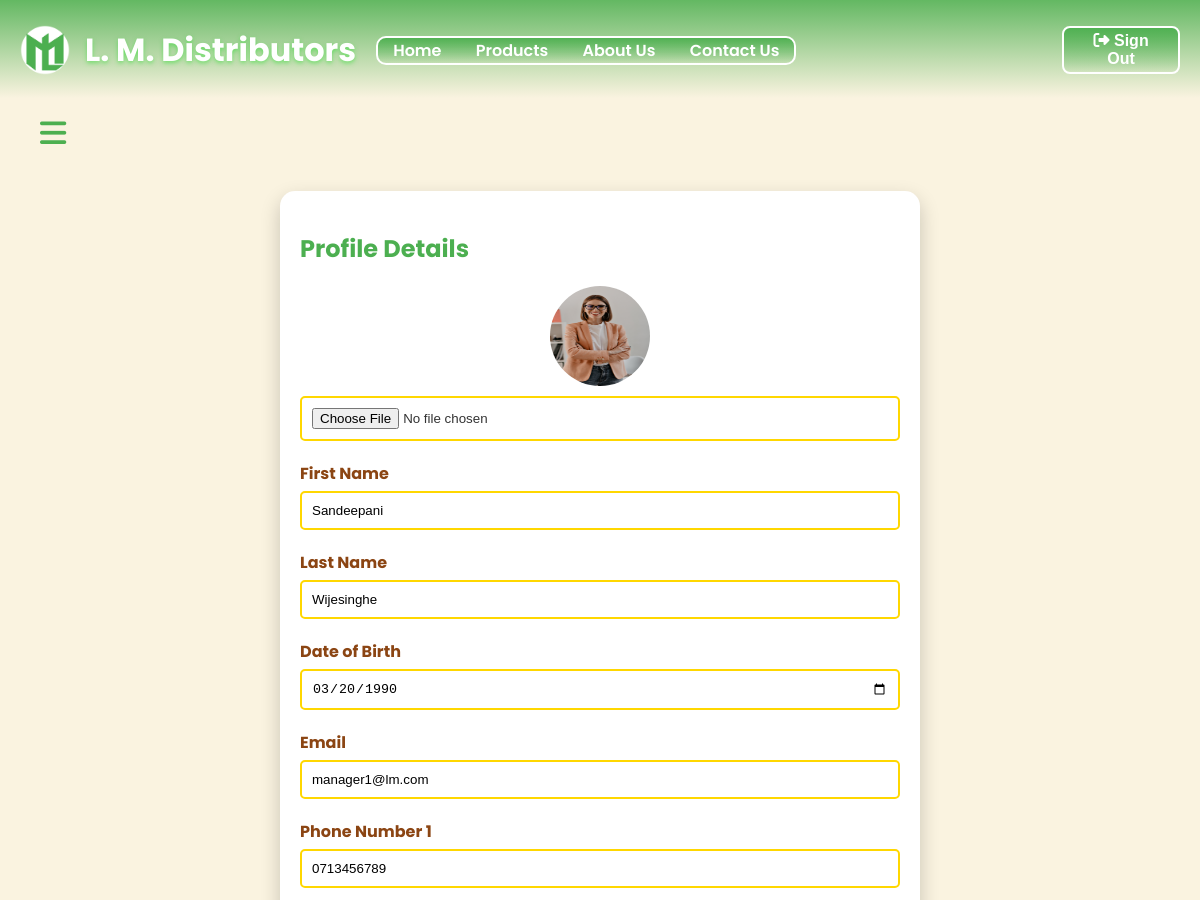
The app's page /accSettings.php (signed in, upper part), older data.
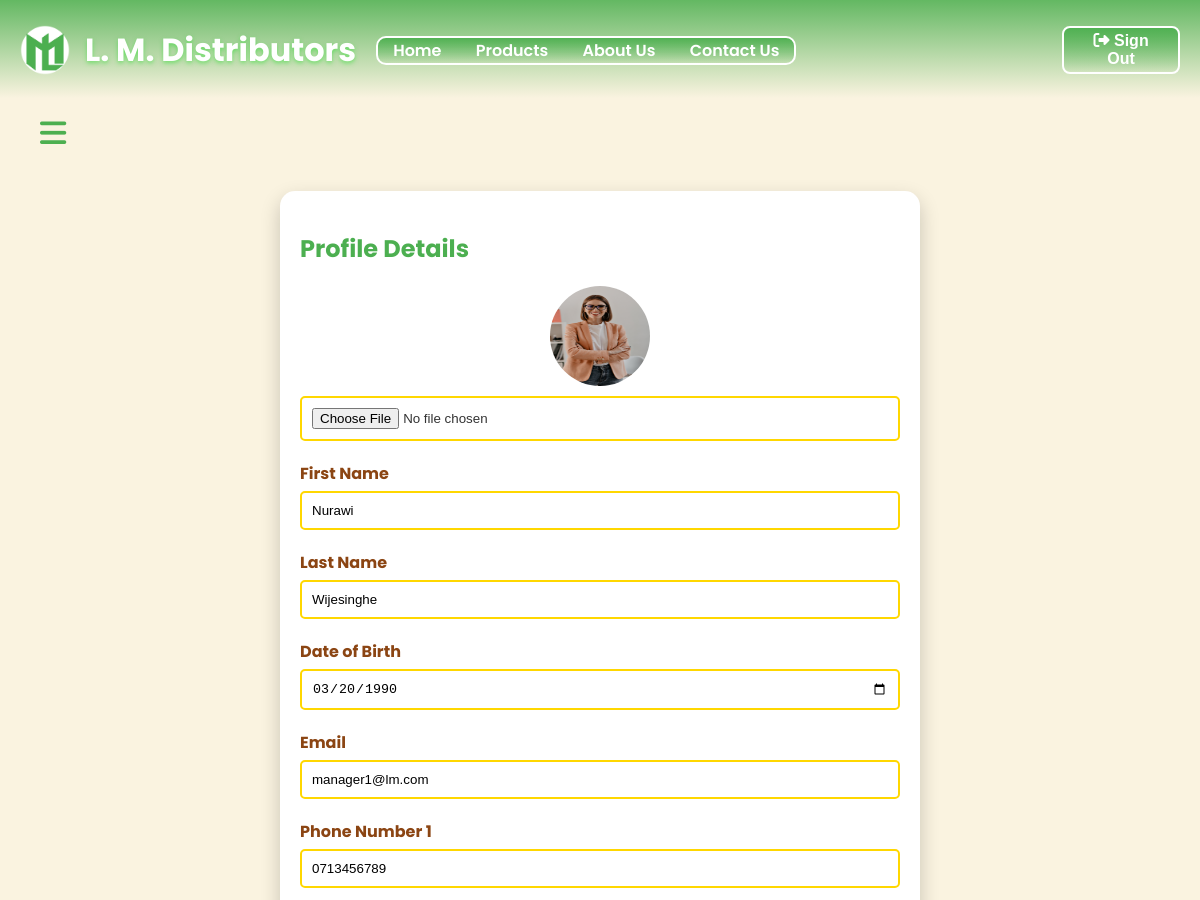
The same page, newer data.
### tables this page shows
CREATE TABLE `user_info` (
  `userID` int(11) NOT NULL,
  `email` varchar(255) NOT NULL,
  `password` varchar(255) NOT NULL,
  `fName` varchar(100) NOT NULL,
  `lName` varchar(100) NOT NULL,
  `dob` date NOT NULL,
  `phone1` varchar(15) NOT NULL,
  `phone2` varchar(15) DEFAULT NULL,
  `address` text NOT NULL,
  `image` varchar(255) DEFAULT NULL,
  `type` enum('admin','manager','customer','supplier','buyer') NOT NULL,
  `assignType` varchar(50) DEFAULT NULL,
  `status` enum('active','inactive') NOT NULL,
  `last_logout` datetime DEFAULT NULL
);

### accSettings.php (the view, shortened to what this page needs)
<?php
require_once 'config.php';
$user_id = $_SESSION['user_id'];
$firstName = $_SESSION['user_fName'];
$lastName = $_SESSION['user_lName'];
$birthday = $_SESSION['user_dob'];
$email = $_SESSION['user_email'];
$phone1 = $_SESSION['user_phone'];
$profilePic = "./images/default-profile.png";
$sql = "SELECT * FROM user_info WHERE userID = ?";
$stmt = mysqli_prepare($conn, $sql);
mysqli_stmt_bind_param($stmt, "i", $user_id);
mysqli_stmt_execute($stmt);
$result = mysqli_stmt_get_result($stmt);
if ($row = mysqli_fetch_assoc($result)) {
    $firstName = htmlspecialchars($row['fName']);
    $lastName = htmlspecialchars($row['lName']);
    $birthday = htmlspecialchars($row['dob']);
    $email = htmlspecialchars($row['email']);
    $phone1 = htmlspecialchars($row['phone1']);
    $profilePic = !empty($row['image']) ? $row['image'] : $profilePic;
}
?>
<!DOCTYPE html>
<html lang="en">
<head>
    <link rel="stylesheet" href="./css/accSettings.css">
    <link rel="stylesheet" href="https://cdnjs.cloudflare.com/ajax/libs/font-awesome/6.0.0-beta3/css/all.min.css">
</head>
<body>
    <?php include 'header.php'; ?>
    <div class="main-content">
        <i class="fas fa-bars" id="toggle-sidebar" title="Open Dashboard"></i>
        <section class="profile-section">
            <h2>Profile Details</h2>
            <form id="profile-form" method="POST" enctype="multipart/form-data" action="accSettings.php">
                <div class="form-group">
                    <center>
                        <img src="<?php echo $profilePic; ?>" alt="Profile Picture" class="profile-pic" id="profile-pic-preview">
                    </center>
                    <input type="file" name="profile-pic" id="profile-pic" accept="image/*">
                </div>
                <div class="form-group">
                    <label for="first-name">First Name</label>
                    <input type="text" id="first-name" name="first-name" value="<?php echo $firstName; ?>" required>
                </div>
                <div class="form-group">
                    <label for="last-name">Last Name</label>
                    <input type="text" id="last-name" name="last-name" value="<?php echo $lastName; ?>" required>
                </div>
                <div class="form-group">
                    <label for="birthday">Date of Birth</label>
                    <input type="date" id="birthday" name="birthday" value="<?php echo $birthday; ?>" required>
                </div>
                <div class="form-group">
                    <label for="email">Email</label>
                    <input type="email" id="email" name="email" value="<?php echo $email; ?>" required>
                </div>
                <div class="form-group">
                    <label for="phone1">Phone Number 1</label>
                    <input type="tel" id="phone1" name="phone1" value="<?php echo $phone1; ?>" required>
                </div>
            </form>
        </section>
    </div>
    <?php include 'footer.php'; ?>
</body>
</html>

Row changes from the older to the newer data that the page shows:
changed user_info "Wijesinghe": first-name "Sandeepani" → "Nurawi"
